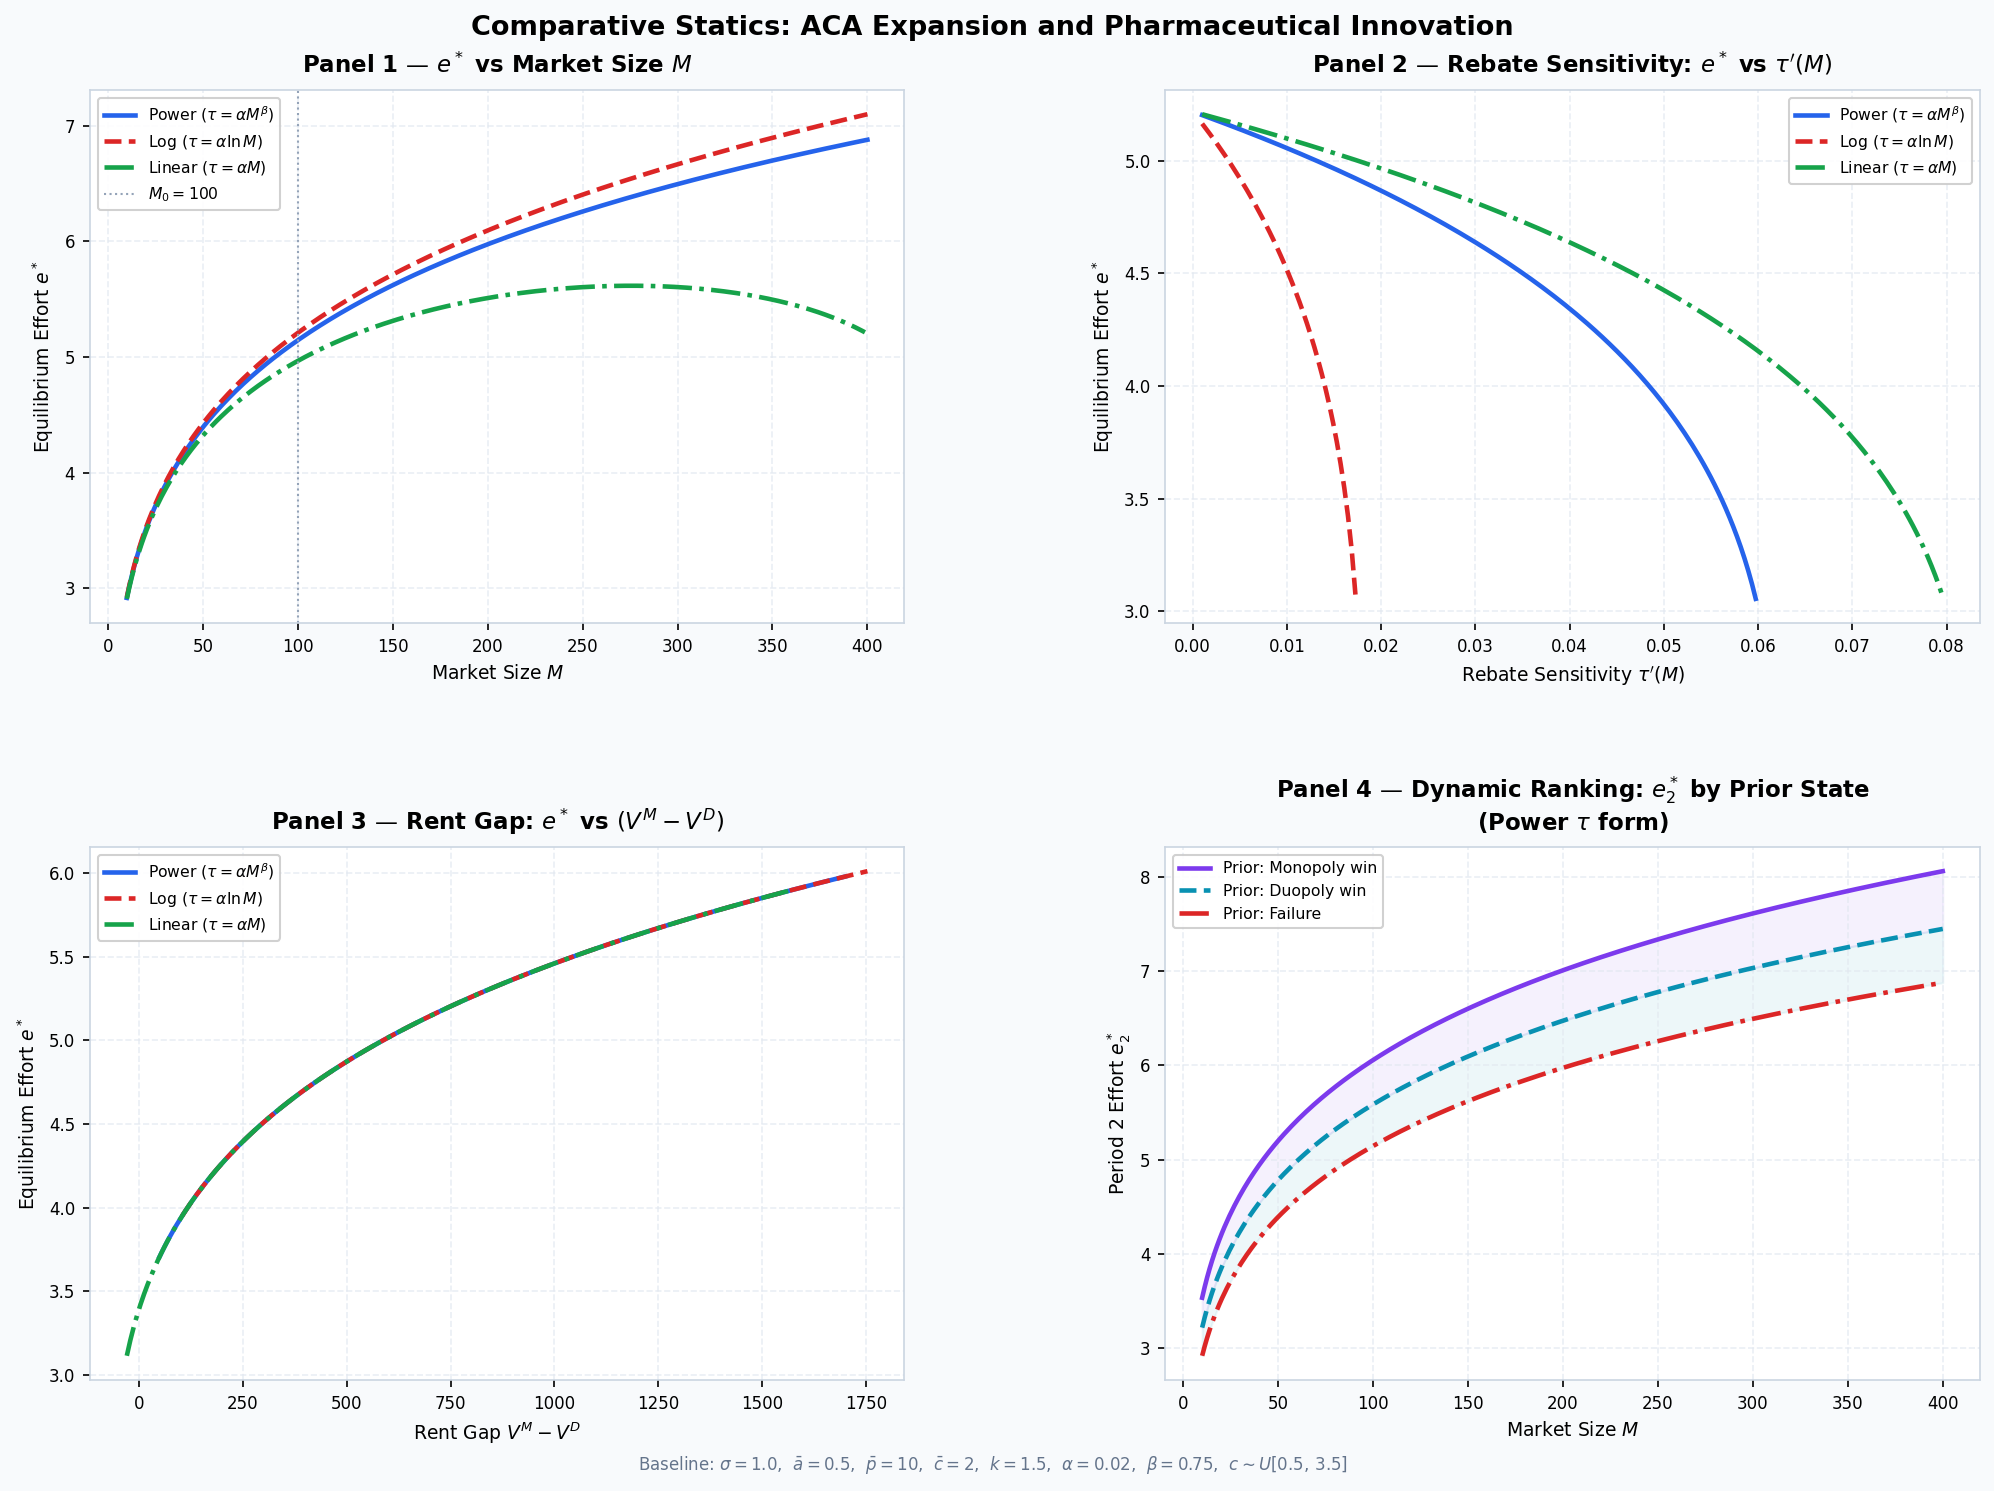

The Python source for this figure:
"""
Comparative Statics: ACA Expansion & Pharmaceutical Innovation
================================================================
Model: HT Week 8 — Mohammad-Shah Karim

Four panels, each showing Power / Log / Linear tau forms overlaid.
Run with: python comparative_statics.py
Saves: comparative_statics.png in the same directory.
"""

import os
import numpy as np
import matplotlib.pyplot as plt
import matplotlib.gridspec as gridspec
from scipy.stats import norm
from scipy.optimize import brentq

# ─────────────────────────────────────────────
# PARAMETERS
# ─────────────────────────────────────────────
P = dict(
    sigma   = 1.0,   # Std dev of R&D noise ε_i. Higher σ → more uncertain innovation process → Q(e) less responsive to effort
    a_bar   = 0.5,   # Regulatory approval threshold ā. Drug passes P&T iff a_i ≥ ā. Higher ā → harder approval → lower Q(e) → lower e*
    p_bar   = 10.0,  # Price cap p̄ imposed by state on monopolist. Monopolist always sets p* = p̄ (binding constraint). Sets ceiling on V^M
    c_bar   = 2.0,   # Expected marginal production cost c̄. Enters V^M as M(p̄ - c̄ - τ) and sets lower bound of duopoly auction integral
    k_base  = 1.0,   # Effort cost curvature in C(e) = ½ke². Higher k → FOC satisfied at lower e*. Varies across dynamic states: k(V^M) < k(V^D) < k(0)
    M_base  = 100.0, # Baseline Medicaid market size (enrollee population). Central variable shifted by ACA expansion. Enters V^M and V^D as revenue multiplier
    alpha   = 0.02,  # Scale of rebate function τ(M). Sets baseline level of state monopsony power independently of market size
    beta    = 0.75,  # Elasticity of rebate w.r.t. M: d(ln τ)/d(ln M) = β. β < 1 → sublinear (volume effect dominates). β > 1 → incentive trap operates
    c_lo    = 0.5,   # Lower bound of uniform cost distribution F(c) in duopoly auction
    c_hi    = 3.5,   # Upper bound of uniform cost distribution F(c). Width [c_lo, c_hi] governs auction competitiveness and size of V^D
)

# ─────────────────────────────────────────────
# TAU FORMS
# ─────────────────────────────────────────────
TAU_FORMS = {
    r"Power ($\tau = \alpha M^{\beta}$)":  lambda M: P["alpha"] * M ** P["beta"],
    r"Log ($\tau = \alpha \ln M$)":        lambda M: P["alpha"] * np.log(np.maximum(M, 1e-6)),
    r"Linear ($\tau = \alpha M$)":         lambda M: P["alpha"] * M,
}

COLORS = {
    r"Power ($\tau = \alpha M^{\beta}$)":  "#2563EB",
    r"Log ($\tau = \alpha \ln M$)":        "#DC2626",
    r"Linear ($\tau = \alpha M$)":         "#16A34A",
}

DASH = {
    r"Power ($\tau = \alpha M^{\beta}$)":  "-",
    r"Log ($\tau = \alpha \ln M$)":        "--",
    r"Linear ($\tau = \alpha M$)":         "-.",
}

# ─────────────────────────────────────────────
# MARKET VALUES
# ─────────────────────────────────────────────
def V_mono(M, tau_fn):
    return M * (P["p_bar"] - P["c_bar"] - tau_fn(M))

def V_duo(M):
    integral = (P["c_hi"] - P["c_bar"])**2 / (2 * (P["c_hi"] - P["c_lo"]))
    return M * integral

# ─────────────────────────────────────────────
# Q(e) AND Q'(e)
# ─────────────────────────────────────────────
def Q(e):
    return 1.0 - norm.cdf((P["a_bar"] - np.log(np.maximum(e, 1e-9))) / P["sigma"])

def Q_prime(e):
    return norm.pdf((P["a_bar"] - np.log(np.maximum(e, 1e-9))) / P["sigma"]) / (P["sigma"] * np.maximum(e, 1e-9))

# ─────────────────────────────────────────────
# EQUILIBRIUM SOLVER (FIXED)
# ─────────────────────────────────────────────
def foc(e, VM, VD, k):
    return Q_prime(e) * ((1 - Q(e)) * VM + Q(e) * VD) - k * e

def solve_effort(VM, VD, k=None):
    if k is None:
        k = P["k_base"]
    if VM <= 0:
        return np.nan
        
    # Calculate the analytical peak of the Marginal Benefit curve.
    # We only look for stable equilibria to the right of this peak.
    e_peak = np.exp(P["a_bar"] - P["sigma"]**2)
    
    # If the FOC is already negative at the peak, the prize is too small to justify effort
    if foc(e_peak, VM, VD, k) < 0:
        return np.nan
        
    try:
        # Bracket from the peak to a sufficiently large number
        return brentq(foc, e_peak, 1000.0, args=(VM, VD, k), xtol=1e-8)
    except Exception:
        return np.nan

# ─────────────────────────────────────────────
# STYLE
# ─────────────────────────────────────────────
STYLE = dict(fig_bg="#F8FAFC", ax_bg="#FFFFFF", grid="#E2E8F0", spine="#CBD5E1")

def style_ax(ax, title, xlabel, ylabel):
    ax.set_facecolor(STYLE["ax_bg"])
    ax.set_title(title, fontsize=11, fontweight="bold", pad=8)
    ax.set_xlabel(xlabel, fontsize=9)
    ax.set_ylabel(ylabel, fontsize=9)
    ax.tick_params(labelsize=8)
    ax.grid(True, color=STYLE["grid"], linewidth=0.8, linestyle="--", alpha=0.7)
    for sp in ax.spines.values():
        sp.set_color(STYLE["spine"])
        sp.set_linewidth(0.8)

# ─────────────────────────────────────────────
# DATA GENERATION
# ─────────────────────────────────────────────
M_grid     = np.linspace(10, 400, 300)
pbar_grid  = np.linspace(3.5, 20, 200)
delta      = 0.7

# Panel 1: e* vs M
data_p1 = {}
for label, tau_fn in TAU_FORMS.items():
    data_p1[label] = np.array([solve_effort(V_mono(M, tau_fn), V_duo(M)) for M in M_grid])

# Panel 2: e* vs tau'(M) (FIXED AXIS LOGIC)
# Sweep the target derivative directly so all curves align on the x-axis
tp_grid = np.linspace(0.001, 0.08, 200)
data_p2 = {}

for label, tau_fn in TAU_FORMS.items():
    e_arr = []
    for tp in tp_grid:
        # Back out the required alpha to hit the target tau'(M) at M_base
        if "Linear" in label:
            P["alpha"] = tp
        elif "Log" in label:
            P["alpha"] = tp * P["M_base"]
        elif "Power" in label:
            P["alpha"] = tp / (P["beta"] * P["M_base"]**(P["beta"] - 1))
            
        VM = V_mono(P["M_base"], tau_fn)
        VD = V_duo(P["M_base"])
        e = solve_effort(VM, VD)
        e_arr.append(e)
        
    data_p2[label] = (tp_grid, np.array(e_arr))

P["alpha"] = 0.02 # Reset alpha to baseline

# Panel 3: e* vs rent gap — sweep p_bar at M_base
data_p3 = {}
for label, tau_fn in TAU_FORMS.items():
    gap_arr, e_arr = [], []
    for pb in pbar_grid:
        P["p_bar"] = pb
        VM  = V_mono(P["M_base"], tau_fn)
        VD  = V_duo(P["M_base"])
        gap = VM - VD
        e   = solve_effort(VM, VD)
        gap_arr.append(gap); e_arr.append(e)
    data_p3[label] = (np.array(gap_arr), np.array(e_arr))
P["p_bar"] = 10.0 # Reset p_bar to baseline

# Panel 4: Period 2 effort by prior state (Power form)
tau_power = TAU_FORMS[r"Power ($\tau = \alpha M^{\beta}$)"]
e2_mono = np.array([solve_effort(V_mono(M, tau_power), V_duo(M), k=P["k_base"] * delta**2) for M in M_grid])
e2_duo  = np.array([solve_effort(V_mono(M, tau_power), V_duo(M), k=P["k_base"] * delta)    for M in M_grid])
e2_fail = np.array([solve_effort(V_mono(M, tau_power), V_duo(M), k=P["k_base"])             for M in M_grid])

# ─────────────────────────────────────────────
# FIGURE PLOTTING
# ─────────────────────────────────────────────
fig = plt.figure(figsize=(14, 10), facecolor=STYLE["fig_bg"])
fig.suptitle(
    "Comparative Statics: ACA Expansion and Pharmaceutical Innovation",
    fontsize=13, fontweight="bold", y=0.98
)

gs = gridspec.GridSpec(2, 2, figure=fig, hspace=0.42, wspace=0.32,
                       left=0.07, right=0.97, top=0.93, bottom=0.07)

ax1 = fig.add_subplot(gs[0, 0])
ax2 = fig.add_subplot(gs[0, 1])
ax3 = fig.add_subplot(gs[1, 0])
ax4 = fig.add_subplot(gs[1, 1])

lw = 2.2

# Panel 1
style_ax(ax1, "Panel 1 — $e^*$ vs Market Size $M$",
         "Market Size $M$", "Equilibrium Effort $e^*$")
for label in TAU_FORMS:
    ax1.plot(M_grid, data_p1[label], lw=lw, color=COLORS[label], ls=DASH[label], label=label)
ax1.axvline(P["M_base"], color="#94A3B8", lw=1, ls=":", label="$M_0 = 100$")
ax1.legend(fontsize=7.5, framealpha=0.9)

# Panel 2
style_ax(ax2, r"Panel 2 — Rebate Sensitivity: $e^*$ vs $\tau'(M)$",
         r"Rebate Sensitivity $\tau'(M)$", "Equilibrium Effort $e^*$")
for label in TAU_FORMS:
    tp_grid_plot, e_arr = data_p2[label]
    ax2.plot(tp_grid_plot, e_arr, lw=lw, color=COLORS[label], ls=DASH[label], label=label)
ax2.legend(fontsize=7.5, framealpha=0.9)

# Panel 3
style_ax(ax3, r"Panel 3 — Rent Gap: $e^*$ vs $(V^M - V^D)$",
         r"Rent Gap $V^M - V^D$", "Equilibrium Effort $e^*$")
for label in TAU_FORMS:
    gap_arr, e_arr = data_p3[label]
    ax3.plot(gap_arr, e_arr, lw=lw, color=COLORS[label], ls=DASH[label], label=label)
ax3.legend(fontsize=7.5, framealpha=0.9)

# Panel 4
style_ax(ax4, r"Panel 4 — Dynamic Ranking: $e^*_2$ by Prior State" + "\n(Power $\\tau$ form)",
         "Market Size $M$", r"Period 2 Effort $e^*_2$")
c_mono, c_duo, c_fail = "#7C3AED", "#0891B2", "#DC2626"
ax4.plot(M_grid, e2_mono, lw=lw, color=c_mono, ls="-",  label="Prior: Monopoly win")
ax4.plot(M_grid, e2_duo,  lw=lw, color=c_duo,  ls="--", label="Prior: Duopoly win")
ax4.plot(M_grid, e2_fail, lw=lw, color=c_fail, ls="-.", label="Prior: Failure")
ax4.fill_between(M_grid, e2_mono, e2_duo,  alpha=0.07, color=c_mono)
ax4.fill_between(M_grid, e2_duo,  e2_fail, alpha=0.07, color=c_duo)
ax4.legend(fontsize=7.5, framealpha=0.9)

# Footer
fig.text(
    0.5, 0.01,
    r"Baseline: $\sigma=1.0$,  $\bar{a}=0.5$,  $\bar{p}=10$,  $\bar{c}=2$,  "
    r"$k=1.5$,  $\alpha=0.02$,  $\beta=0.75$,  $c \sim U[0.5,\,3.5]$",
    ha="center", fontsize=8, color="#64748B"
)

# ─────────────────────────────────────────────
# SAVE & SHOW
# ─────────────────────────────────────────────
# Define the output directory and create it if it doesn't exist
output_dir = "theoretical_model"
os.makedirs(output_dir, exist_ok=True)

# Define the full file path
output_path = os.path.join(output_dir, "HT_week8_model.png")

plt.savefig(output_path, dpi=150, bbox_inches="tight", facecolor=STYLE["fig_bg"])
print(f"Saved: {output_path}")
plt.show()
